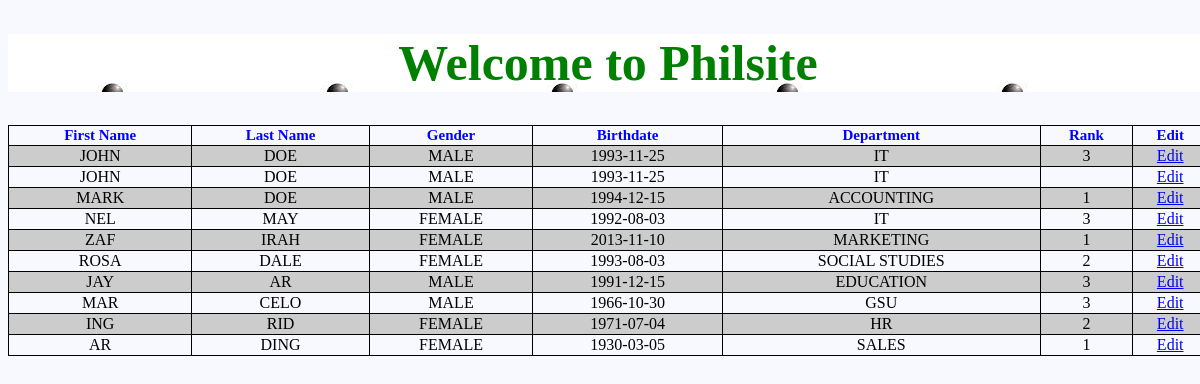
/philsite/index.php, run on the app's committed database.
### tables this page shows
CREATE TABLE `tblemployee` (
  `ID` int(11) NOT NULL,
  `Efname` varchar(255) NOT NULL,
  `Elname` varchar(255) NOT NULL,
  `Egender` varchar(6) NOT NULL,
  `Ebirthdate` date NOT NULL,
  `Edept` varchar(255) NOT NULL,
  `rank` varchar(255) NOT NULL
);

### philsite/index.php (the view, shortened to what this page needs)
<?php include_once ("config.php");
    $result = $conn->query("SELECT * FROM tblemployee");
?>
<!DOCTYPE html>
<html lang="en">
<head>
    <link rel="stylesheet" href="style.css">
</head>
<body>
    <h1 align = center>Welcome to Philsite</h1>
    <table border = 1>
        <tr>
            <th>First Name</th>
            <th>Last Name</th>
            <th>Gender</th>
            <th>Birthdate</th>
            <th>Department</th>
            <th>Rank</th>
            <th>Edit</th>
        </tr>
    <?php
        while($row = $result->fetch(PDO::FETCH_ASSOC))
        {
            echo "<tr>";
            echo "<td>".$row['Efname']."</td>";
            echo "<td>".$row['Elname']."</td>";
            echo "<td>".$row['Egender']."</td>";
            echo "<td>".$row['Ebirthdate']."</td>";
            echo "<td>".$row['Edept']."</td>";
            echo "<td>".$row['rank']."</td>";
            echo "<td><a href=\"edit.php?key=$row[ID]&fname=$row[Efname]\">Edit</a></td>";
	    }
	?>
    </table>
</body>
</html>

### philsite/style.css (style rules this page uses)
th { color: blue; font-size: 15px; text-align: center; font-family: tahoma; }
h1 { color: green; background-image: url(images.jfif); font-size: 50px; font-family: tahoma; }
td { text-align: center; }
body { width: 100%; background-color: ghostwhite; }
table, th, td { border: 1px solid black; table-layout: auto; }
table { border-collapse: collapse; width: 100%; }
tr:nth-child(even) { background-color: #ccc; }

### data on the page
tblemployee: Efname "JOHN", Elname "DOE", Egender "MALE", Ebirthdate "1993-11-25", Edept "IT", rank "3"
tblemployee: Efname "JOHN", Elname "DOE", Egender "MALE", Ebirthdate "1993-11-25", Edept "IT"
tblemployee: Efname "MARK", Elname "DOE", Egender "MALE", Ebirthdate "1994-12-15", Edept "ACCOUNTING", rank "1"
tblemployee: Efname "NEL", Elname "MAY", Egender "FEMALE", Ebirthdate "1992-08-03", Edept "IT", rank "3"
tblemployee: Efname "ZAF", Elname "IRAH", Egender "FEMALE", Ebirthdate "2013-11-10", Edept "MARKETING", rank "1"
tblemployee: Efname "ROSA", Elname "DALE", Egender "FEMALE", Ebirthdate "1993-08-03", Edept "SOCIAL STUDIES", rank "2"
tblemployee: Efname "JAY", Elname "AR", Egender "MALE", Ebirthdate "1991-12-15", Edept "EDUCATION", rank "3"
tblemployee: Efname "MAR", Elname "CELO", Egender "MALE", Ebirthdate "1966-10-30", Edept "GSU", rank "3"
tblemployee: Efname "ING", Elname "RID", Egender "FEMALE", Ebirthdate "1971-07-04", Edept "HR", rank "2"
tblemployee: Efname "AR", Elname "DING", Egender "FEMALE", Ebirthdate "1930-03-05", Edept "SALES", rank "1"
